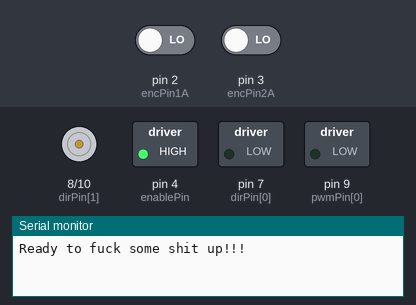
Bench run of a sketch on a simulated Arduino Uno, built with avr-gcc and run on an emulated ATmega328P. Shown: direction and speed pins drawn as motors (green arrow = direction pin HIGH = forward, orange = LOW = backward, longer = more drive), switched loads named in the sketch (green lamp = pin HIGH), the last lines printed to the serial monitor. Inputs (shaded band) come from the test bench; at power-on: pin 2 (encPin1A) LOW, pin 3 (encPin2A) LOW.

Above: at 0.05 s.
At 6.45 s:
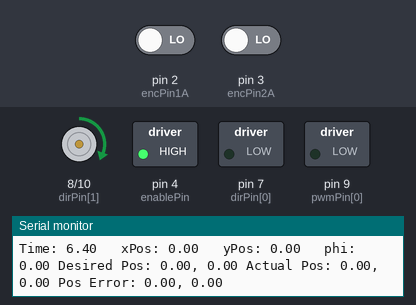
At 12.85 s:
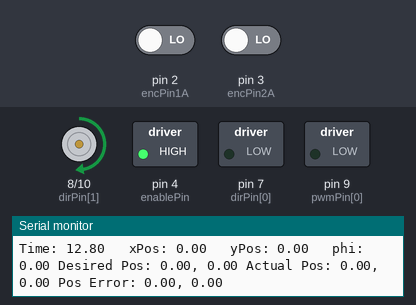
At 25.6 s:
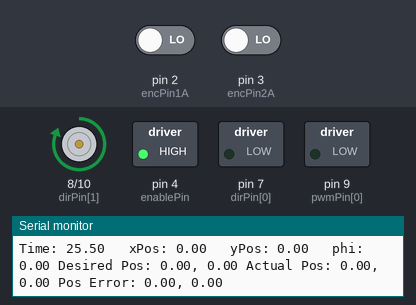
Timing chart, 0 to 27.1 s (numbered marks = the images above):
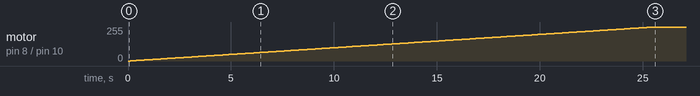

Measured:
- by itself, motor on pin 8 (dirPin[1]) / pin 10 (pwmPin[1]): moves from stopped to forward 255/255 over 25.4 s

The sketch:

Demo1_TurnController.ino
```cpp
// SEED DEMO #1  *no PI communication
// THIS CODE RUNS ON PWMS AND SUCKS
// Localization and Controls
// Cooper Hammond and Ron Gaines

//work on intergrating static and turn contols systems: look at desired_pos[]

// Demo 1 Instructions
const float target_angle = 360; //angle to turn in degrees

// Pin definitions
const int enablePin = 4;    // Pin 4 to enable the motor driver
const int pwmPin[2] = {9, 10};      // Pin 9 for PWM control (Motor 1), Pin 10 for PWM control (Motor 2)
const int dirPin[2] = {7, 8};      // Pin 7 for direction control (Motor 1), Pin 8 for direction control (Motor 2)

// Encoder pins (one per motor)
const int encPin1A = 2; // Encoder pin A for motor 1
const int encPin2A = 3; // Encoder pin A for motor 2
const int encPin1B = 5; // Encoder pin B for motor 1
const int encPin2B = 6; // Encoder pin B for motor 2

// Timing variables
unsigned long desired_Ts_ms = 50;  // Desired sample time in milliseconds
unsigned long last_time_ms;
unsigned long start_time_ms;
float current_time;

// Array variables [motor1, motor2]
  //volatile
volatile int pos_counts[2] = {0, 0};
volatile int prev_counts[2] = {0, 0};
  //set in error correction
float pos_error[2] = {0, 0};
float integral_error[2] = {0, 0};
float desired_speed[2] = {0, 0};
float error[2] = {0, 0};
float Voltage[2] = {0, 0};
  //calculations
float desired_pos[2] = {0, 0}; //need to write code for
float actual_pos[2] = {0, 0}; //is pos_counts in radians
float prev_actual_pos[2] = {0, 0}; //is prev_counts in radians
float delta_pos[2] = {0, 0};
float actual_speed[2] = {0, 0};
float PWM[2] = {0, 0};

// Array Constants [motor1, motor2]
const float K[2] = {1.5, 1.75};
const float sigma[2] = {14, 14};
const float Kp[2] = {1.75, 2};
const float P[2] = {4.2, 4};
const float I[2] = {0.2, 0.2};

// Constants
const float Battery_Voltage = 7.8;
const float circumference = PI * 5.93; //distance: Measured 5.93in diameter -> c=2(pi)r -> 18.63
const float b = 12; //wheel base 12inches

// Position initialized
float lastXPos = 0.0, lastYPos = 0.0, lastAngle = 0.0;
float currentPos = 0.0;
float currentAngleDeg = 0.0;

// Timing variable for data reading incrementation
unsigned long last_read_time = 0;
const unsigned long read_interval = 100;

// Overall Position
float robot_pos = 0;
volatile bool moveCommand = true; //stopped == false, driving == true

void setup() {
  // Initialize Serial communication
  Serial.begin(115200); // Set baud rate to 115200 for fast data output
  Serial.println("Ready to fuck some shit up!!!");

  // Set motor control pins as outputs
  pinMode(enablePin, OUTPUT);
  pinMode(pwmPin[0], OUTPUT);
  pinMode(pwmPin[1], OUTPUT);
  pinMode(dirPin[0], OUTPUT);
  pinMode(dirPin[1], OUTPUT);

  // Set encoder pins as inputs
  pinMode(encPin1A, INPUT);
  pinMode(encPin2A, INPUT);

  // Enable the motor driver by setting the enable pin HIGH
  digitalWrite(enablePin, HIGH);

  // Initialize timing
  last_time_ms = millis();  // Record the start time for the first sample
  start_time_ms = last_time_ms;

  // Attach interrupts to encoder pins
  attachInterrupt(digitalPinToInterrupt(encPin1A), encoder1_ISR, CHANGE);
  attachInterrupt(digitalPinToInterrupt(encPin2A), encoder2_ISR, CHANGE);
}

// Functions

// Interrupt service routines (ISR) for counting encoder pulses
void encoder1_ISR() {
  if (digitalRead(encPin1A) == digitalRead(encPin1B)) {
    pos_counts[0] -= 2; // Clockwise rotation
  } else {
    pos_counts[0] += 2; // Counter-clockwise rotation
  }
}

void encoder2_ISR() {
  if (digitalRead(encPin2A) == digitalRead(encPin2B)) {
    pos_counts[1] += 2; // Counter-clockwise rotation
  } else {
    pos_counts[1] -= 2; // Clockwise rotation
  }
}

void loop() {

  // Check if time interval has passed
  if (millis() - last_read_time >= read_interval) {
    last_read_time = millis(); // Update last read time

    // Calculate elapsed time in seconds
    current_time = (float)(millis() - start_time_ms) / 1000.0;

    // Calculate how far each wheel has traveled linearly in inches
    float wheel1Dist = ((float)(pos_counts[0]-prev_counts[0]) / 3200) * circumference;
    float wheel2Dist = ((float)(pos_counts[1]-prev_counts[1]) / 3200) * circumference;

    // Check if movement occurred
    bool isMoving = (abs(wheel1Dist) > 0.001 || abs(wheel2Dist) > 0.001);

    // Variables to store the updated position and angle
    float currentXPos = lastXPos;
    float currentYPos = lastYPos;
    float currentAngle = lastAngle;

    // If movement detected, update position and angle
    if (isMoving) {
      currentAngle = lastAngle + ((wheel2Dist - wheel1Dist) / b);
      currentXPos = lastXPos + cos(lastAngle) * ( (wheel1Dist + wheel2Dist) / 2 );
      currentYPos = lastYPos + sin(lastAngle) * ( (wheel1Dist + wheel2Dist) / 2 );

      // Update last known values
      lastXPos = currentXPos;
      lastYPos = currentYPos;
      lastAngle = currentAngle;
    }

      // Convert angle to degrees for display
      currentAngleDeg = currentAngle * (180 / PI);


    if(moveCommand == true){

          if ( currentAngleDeg - target_angle < 0 ) {

            PWM[0] = PWM[0] - 1;
            PWM[1] = PWM[1] + 1;

            digitalWrite(dirPin[0], LOW);
            digitalWrite(dirPin[1], HIGH);
          }
          else if ( currentAngleDeg - target_angle > 0 ) {
            PWM[0] = PWM[0] + 1;
            PWM[1] = PWM[1] - 1;

            digitalWrite(dirPin[0], HIGH);
            digitalWrite(dirPin[1], LOW);
          }

          for (int i = 0; i < 2; i++) {
            analogWrite( pwmPin[i], max(0, PWM[i]) );
          }

          if( abs(currentAngleDeg - target_angle) <= 1 ){
            desired_pos[0] = 2 * PI * (float)(pos_counts[0]) / 3200;
            desired_pos[1] = 2 * PI * (float)(pos_counts[1]) / 3200;
            moveCommand = false;
          }

    }


    if(moveCommand == false) {
            Serial.println("static error correction");


        // Loops through calculations for each motor
          for (int i = 0; i < 2; i++) {
            // Positional and velocity calculations
            actual_pos[i] = 2 * PI * (float)pos_counts[i] / 3200;
            prev_actual_pos[i] = 2 * PI * (float)prev_counts[i] / 3200;
            delta_pos[i] = actual_pos[i] - prev_actual_pos[i];
            actual_speed[i] = delta_pos[i] / ((float)desired_Ts_ms / 1000);
            pos_error[i] = desired_pos[i] - actual_pos[i];
            integral_error[i] = integral_error[i] + pos_error[i] * ((float)desired_Ts_ms / 1000);
            desired_speed[i] = (P[i] * pos_error[i]) + (I[i] * integral_error[i]);
            error[i] = desired_speed[i] - actual_speed[i];
            Voltage[i] = Kp[i] * error[i];

            PWM[i] = 255 * abs(Voltage[i]) / Battery_Voltage;

            if ( pos_error[i] > 0 ) {
              digitalWrite(dirPin[i], HIGH);
            } else {
              digitalWrite(dirPin[i], LOW);
            }

            analogWrite( pwmPin[i], min(PWM[i], 50));

          }

    }

      //Serial print values with labels
      Serial.print("Time: ");
      Serial.print(current_time);
      Serial.print("\t xPos: ");
      Serial.print(currentXPos);
      Serial.print("\t yPos: ");
      Serial.print(currentYPos);
      Serial.print("\t phi: ");
      Serial.print(currentAngleDeg);
      Serial.print(" Desired Pos: ");
      Serial.print(desired_pos[0]);
      Serial.print(", ");
      Serial.print(desired_pos[1]);
      Serial.print(" Actual Pos: ");
      Serial.print(actual_pos[0]);
      Serial.print(", ");
      Serial.print(actual_pos[1]);
      Serial.print(" Pos Error: ");
      Serial.print(pos_error[0]);
      Serial.print(", ");
      Serial.print(pos_error[1]);
      Serial.print("\n");

    // Reset Values
    prev_counts[0] = pos_counts[0];
    prev_counts[1] = pos_counts[1];


  }

} // end void loop
```
